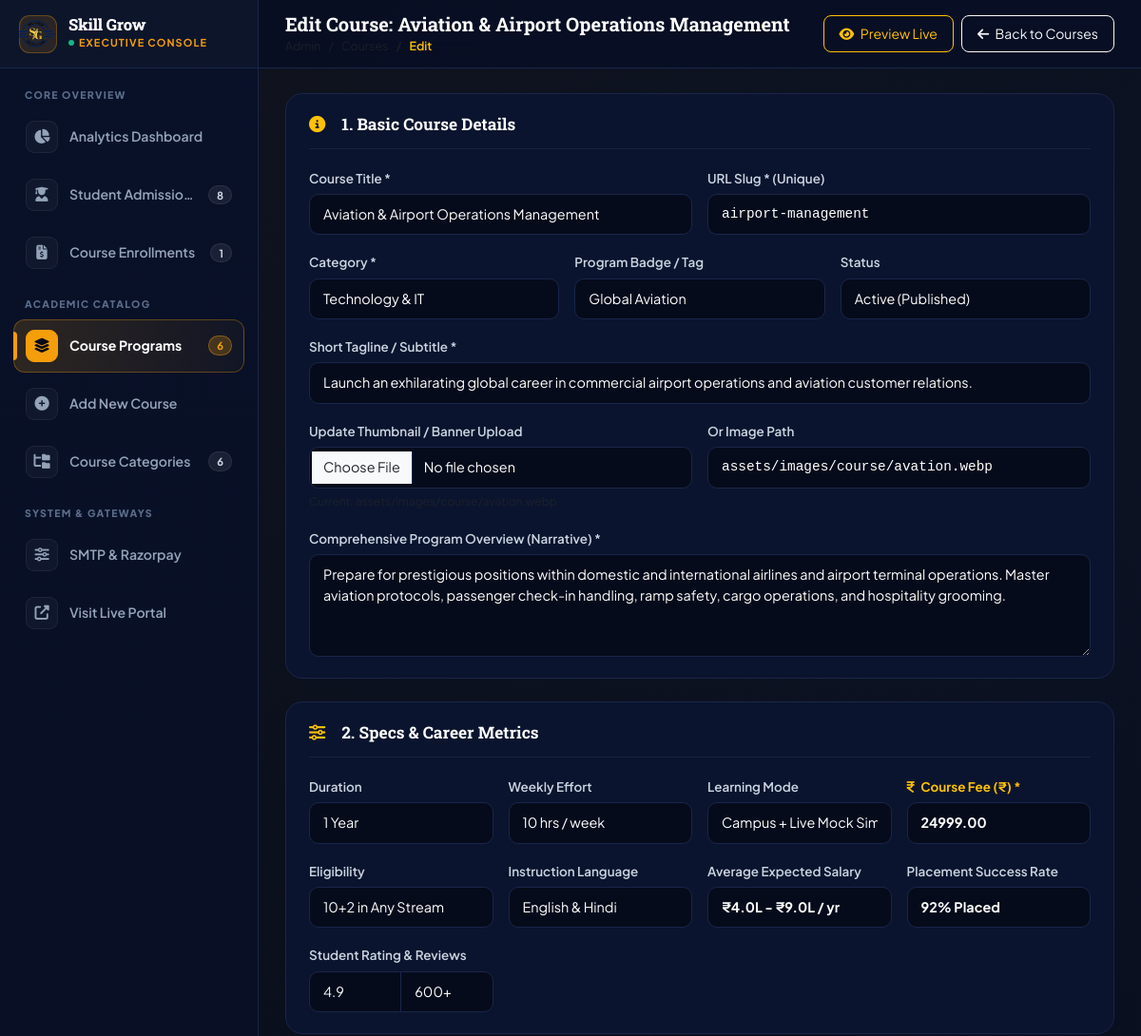
Page /admin/course-edit.php?id=6 (signed in, upper part) on the earlier database version.
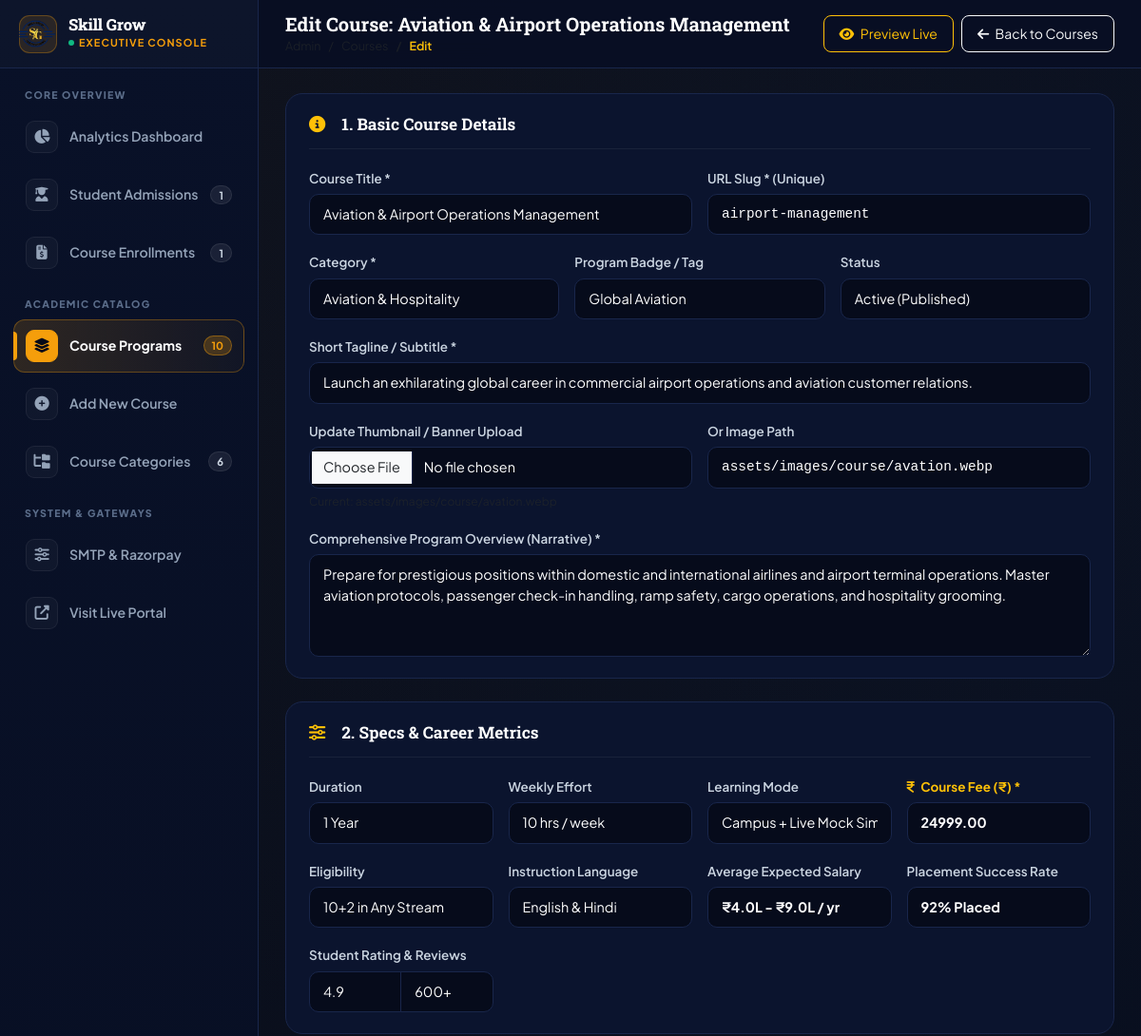
Same page on the later database version.
### tables this page shows
CREATE TABLE `courses` (
  `id` int NOT NULL,
  `category_id` int DEFAULT NULL,
  `title` varchar(255) NOT NULL,
  `slug` varchar(255) NOT NULL,
  `tagline` varchar(255) DEFAULT NULL,
  `badge` varchar(100) DEFAULT 'Certificate Program',
  `image` varchar(255) DEFAULT 'assets/images/course/web-technology.webp',
  `rating` varchar(10) DEFAULT '4.9',
  `reviews` varchar(20) DEFAULT '350+',
  `duration` varchar(50) DEFAULT '6 Months',
  `effort` varchar(50) DEFAULT '10 hrs / week',
  `mode` varchar(100) DEFAULT 'Live & Hands-on',
  `fee` decimal(10,2) DEFAULT '14999.00',
  `eligibility` varchar(150) DEFAULT '10+2 / Any Graduate',
  `language` varchar(100) DEFAULT 'English & Hindi',
  `avg_salary` varchar(100) DEFAULT '?4.5L - ?9.5L / yr',
  `placement_rate` varchar(50) DEFAULT '95% Placed',
  `overview` longtext,
  `stats` json DEFAULT NULL,
  `pillars` json DEFAULT NULL,
  `curriculum` json DEFAULT NULL,
  `careers` json DEFAULT NULL,
  `tools` json DEFAULT NULL,
  `status` enum('active','inactive') DEFAULT 'active',
  `created_at` timestamp NULL DEFAULT CURRENT_TIMESTAMP,
  `updated_at` timestamp NULL DEFAULT CURRENT_TIMESTAMP ON UPDATE CURRENT_TIMESTAMP
);

CREATE TABLE `course_categories` (
  `id` int NOT NULL,
  `name` varchar(150) NOT NULL,
  `slug` varchar(150) NOT NULL,
  `icon` varchar(60) DEFAULT 'fa-graduation-cap',
  `status` enum('active','inactive') DEFAULT 'active',
  `created_at` timestamp NULL DEFAULT CURRENT_TIMESTAMP
);

### admin/course-edit.php (the view, shortened to what the changed rows need)
<?php
require_once __DIR__ . '/config/db.php';
$courseId = (int)($_GET['id'] ?? 0);
$stmt = $pdo->prepare("SELECT * FROM courses WHERE id = :id LIMIT 1");
$stmt->execute(['id' => $courseId]);
$course = $stmt->fetch();
$categories = $pdo->query("SELECT id, name FROM course_categories WHERE status = 'active' ORDER BY name ASC")->fetchAll();
?>
<!DOCTYPE html>
<html lang="en">
<head>
  <link href="https://cdn.jsdelivr.net/npm/bootstrap@5.3.3/dist/css/bootstrap.min.css" rel="stylesheet">
  <link rel="stylesheet" href="https://cdnjs.cloudflare.com/ajax/libs/font-awesome/6.5.0/css/all.min.css" />
  <link rel="stylesheet" href="assets/css/admin.css">
</head>
<body>
  <div class="admin-layout-wrapper">
    <?php require_once __DIR__ . '/includes/sidebar.php'; ?>
    <div class="admin-main">
      <header class="admin-topbar">
        <div>
          <h1 class="page-title-text" style="font-size: 1.25rem; font-family: var(--font-heading); margin: 0; font-weight: 700;">Edit Course: <?= htmlspecialchars($course['title']) ?></h1>
          <nav aria-label="breadcrumb">
            <ol class="breadcrumb mb-0" style="font-size: 0.78rem;">
            </ol>
          </nav>
        </div>
      </header>
      <main class="admin-content">
        <form method="POST" action="course-edit.php?id=<?= $course['id'] ?>" enctype="multipart/form-data">
          <div class="bento-card">
            <div class="bento-header">
              <h2 class="bento-title"><i class="fas fa-info-circle text-warning me-2"></i> 1. Basic Course Details</h2>
            </div>
            <div class="row g-3">
              <div class="col-md-6">
                <label class="form-label">Course Title *</label>
                <input type="text" class="form-control" name="title" value="<?= htmlspecialchars($course['title']) ?>" required>
              </div>
              <div class="col-md-6">
                <label class="form-label">URL Slug * (Unique)</label>
                <input type="text" class="form-control font-monospace" name="slug" value="<?= htmlspecialchars($course['slug']) ?>" required>
              </div>
              <div class="col-md-4">
                <label class="form-label">Category *</label>
                <select class="form-select" name="category_id" required>
                  <?php foreach ($categories as $cat): ?>
                    <option value="<?= $cat['id'] ?>" <?= ($course['category_id'] == $cat['id']) ? 'selected' : '' ?>>
                      <?= htmlspecialchars($cat['name']) ?>
                    </option>
                  <?php endforeach; ?>
                </select>
              </div>
              <div class="col-md-4">
                <label class="form-label">Program Badge / Tag</label>
                <input type="text" class="form-control" name="badge" value="<?= htmlspecialchars($course['badge']) ?>">
              </div>
              <div class="col-md-4">
                <label class="form-label">Status</label>
                <select class="form-select" name="status">
                  <option value="active" <?= ($course['status'] === 'active') ? 'selected' : '' ?>>Active (Published)</option>
                </select>
              </div>
              <div class="col-12">
                <label class="form-label">Short Tagline / Subtitle *</label>
                <input type="text" class="form-control" name="tagline" value="<?= htmlspecialchars($course['tagline']) ?>" required>
              </div>
              <div class="col-md-6">
                <label class="form-label">Or Image Path</label>
                <input type="text" class="form-control font-monospace" name="existing_image_path" value="<?= htmlspecialchars($course['image']) ?>">
              </div>
              <div class="col-12">
                <label class="form-label">Comprehensive Program Overview (Narrative) *</label>
                <textarea class="form-control" name="overview" rows="4" required><?= htmlspecialchars($course['overview']) ?></textarea>
              </div>
            </div>
          </div>
          <div class="bento-card">
            <div class="bento-header">
              <h2 class="bento-title"><i class="fas fa-sliders text-warning me-2"></i> 2. Specs & Career Metrics</h2>
            </div>
            <div class="row g-3">
              <div class="col-md-3">
                <label class="form-label">Duration</label>
                <input type="text" class="form-control" name="duration" value="<?= htmlspecialchars($course['duration']) ?>">
              </div>
              <div class="col-md-3">
                <label class="form-label">Weekly Effort</label>
                <input type="text" class="form-control" name="effort" value="<?= htmlspecialchars($course['effort']) ?>">
              </div>
              <div class="col-md-3">
                <label class="form-label">Learning Mode</label>
                <input type="text" class="form-control" name="mode" value="<?= htmlspecialchars($course['mode']) ?>">
              </div>
              <div class="col-md-3">
                <label class="form-label text-warning fw-bold"><i class="fas fa-indian-rupee-sign me-1"></i> Course Fee (₹) *</label>
                <input type="number" step="100" class="form-control text-warning fw-bold" name="fee" value="<?= htmlspecialchars((string)($course['fee'] ?? 14999)) ?>" required>
              </div>
              <div class="col-md-3">
                <label class="form-label">Eligibility</label>
                <input type="text" class="form-control" name="eligibility" value="<?= htmlspecialchars($course['eligibility']) ?>">
              </div>
              <div class="col-md-3">
                <label class="form-label">Instruction Language</label>
                <input type="text" class="form-control" name="language" value="<?= htmlspecialchars($course['language']) ?>">
              </div>
              <div class="col-md-3">
                <label class="form-label">Average Expected Salary</label>
                <input type="text" class="form-control text-success fw-bold" name="avg_salary" value="<?= htmlspecialchars($course['avg_salary']) ?>">
              </div>
              <div class="col-md-3">
                <label class="form-label">Placement Success Rate</label>
                <input type="text" class="form-control text-warning fw-bold" name="placement_rate" value="<?= htmlspecialchars($course['placement_rate']) ?>">
              </div>
              <div class="col-md-3">
                <div class="input-group">
                  <input type="text" class="form-control" name="rating" value="<?= htmlspecialchars($course['rating']) ?>">
                  <input type="text" class="form-control" name="reviews" value="<?= htmlspecialchars($course['reviews']) ?>">
                </div>
              </div>
            </div>
          </div>
        </form>
      </main>
      <?php require_once __DIR__ . '/includes/footer.php'; ?>
</body>
</html>

### admin/includes/sidebar.php (shortened to what the changed rows need)
<?php
$currentPage = basename($_SERVER['PHP_SELF']);
$sbAdmCount = 0;
$sbCourseCount = 0;
if (isset($pdo)) {
    try {
        $sbAdmCount    = (int)($pdo->query("SELECT COUNT(*) FROM admissions")->fetchColumn() ?: 0);
        $sbCourseCount = (int)($pdo->query("SELECT COUNT(*) FROM courses WHERE status = 'active'")->fetchColumn() ?: 0);
    } catch (Exception $e) {
    }
}
?>
<aside class="admin-sidebar" id="adminSidebar">
  <div class="sidebar-nav-container">
    <ul class="sidebar-menu">
      <li class="menu-item <?= ($currentPage === 'admissions.php') ? 'active' : '' ?>">
        <a href="admissions.php" class="menu-link" title="Registered Students">
          <span class="menu-icon-box"><i class="fas fa-user-graduate menu-icon"></i></span>
          <span class="menu-text">Student Admissions</span>
          <?php if ($sbAdmCount > 0): ?>
            <span class="menu-badge"><?= $sbAdmCount ?></span>
          <?php endif; ?>
        </a>
      </li>
    </ul>
    <ul class="sidebar-menu">
      <li class="menu-item <?= in_array($currentPage, ['courses.php', 'course-add.php', 'course-edit.php']) ? 'active' : '' ?>">
        <a href="courses.php" class="menu-link" title="Manage Courses">
          <span class="menu-icon-box"><i class="fas fa-layer-group menu-icon"></i></span>
          <span class="menu-text">Course Programs</span>
          <?php if ($sbCourseCount > 0): ?>
            <span class="menu-badge"><?= $sbCourseCount ?></span>
          <?php endif; ?>
        </a>
      </li>
    </ul>
  </div>
</aside>

Differences in the rows shown:
changed courses "Aviation & Airport Operations Management": category_id "Technology & IT" → "Aviation & Hospitality"
Other differences:
$sbAdmCount: "8" → "1"
$sbCourseCount: "6" → "10"
